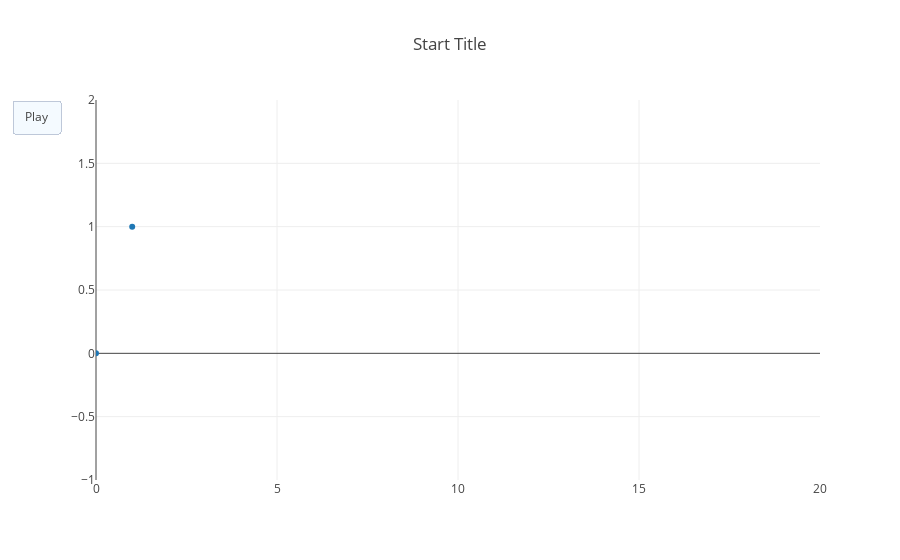

The notebook cell saved with this chart:
### Code cell
figure = {'data': [{'x': [0, 1], 'y': [0, 1], 'type': 'scatter', 'mode':'markers'}],
          'layout': {'xaxis': {'range': [0, 20], 'autorange': False},
                     'yaxis': {'range': [-1, 2], 'autorange': False},
                     'title': 'Start Title',
                     'updatemenus': [{'type': 'buttons',
                                      'buttons': [{'label': 'Play',
                                                   'method': 'animate',
                                                   'args': [None]}]}]
                    },
          'frames': frames
#           'frames': [{'data': [{'x': [1, 2], 'y': [1, 2]}]},
#                      {'data': [{'x': [1, 4], 'y': [1, 4]}]},
#                      {'data': [{'x': [3, 4], 'y': [3, 4]}],
#                       'layout': {'title': 'End Title'}}]
         }
plotly.offline.iplot(figure)

### Figure 1 — Plotly figure (JSON) as saved in the notebook; plotly's stock layout.template omitted (floating-point values rounded to 4 significant figures)
{"data": [{"mode": "markers", "type": "scatter", "x": [0, 1], "y": [0, 1]}], "layout": {"title": "Start Title", "updatemenus": [{"buttons": [{"args": [null], "label": "Play", "method": "animate"}], "type": "buttons"}], "xaxis": {"autorange": false, "range": [0, 20]}, "yaxis": {"autorange": false, "range": [-1, 2]}}}
